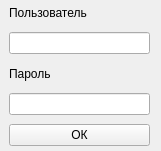
<?xml version="1.0" encoding="UTF-8"?>
<ui version="4.0">
 <class>Form</class>
 <widget class="QWidget" name="Form">
  <property name="geometry">
   <rect>
    <x>0</x>
    <y>0</y>
    <width>161</width>
    <height>151</height>
   </rect>
  </property>
  <property name="windowTitle">
   <string>Ввод пароля</string>
  </property>
  <widget class="QWidget" name="verticalLayoutWidget">
   <property name="geometry">
    <rect>
     <x>-1</x>
     <y>-1</y>
     <width>161</width>
     <height>151</height>
    </rect>
   </property>
   <layout class="QVBoxLayout" name="verticalLayout">
    <property name="leftMargin">
     <number>10</number>
    </property>
    <property name="topMargin">
     <number>0</number>
    </property>
    <property name="rightMargin">
     <number>10</number>
    </property>
    <item>
     <widget class="QLabel" name="label">
      <property name="sizePolicy">
       <sizepolicy hsizetype="Preferred" vsizetype="Fixed">
        <horstretch>0</horstretch>
        <verstretch>0</verstretch>
       </sizepolicy>
      </property>
      <property name="minimumSize">
       <size>
        <width>0</width>
        <height>21</height>
       </size>
      </property>
      <property name="text">
       <string>Пользователь</string>
      </property>
     </widget>
    </item>
    <item>
     <widget class="QLineEdit" name="user"/>
    </item>
    <item>
     <widget class="QLabel" name="label_2">
      <property name="sizePolicy">
       <sizepolicy hsizetype="Preferred" vsizetype="Fixed">
        <horstretch>0</horstretch>
        <verstretch>0</verstretch>
       </sizepolicy>
      </property>
      <property name="minimumSize">
       <size>
        <width>0</width>
        <height>21</height>
       </size>
      </property>
      <property name="text">
       <string>Пароль</string>
      </property>
     </widget>
    </item>
    <item>
     <widget class="QLineEdit" name="password"/>
    </item>
    <item>
     <widget class="QPushButton" name="ok_btn">
      <property name="text">
       <string>ОК</string>
      </property>
     </widget>
    </item>
   </layout>
  </widget>
 </widget>
 <resources/>
 <connections/>
</ui>
